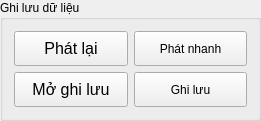
   <widget class="QCustomGroupBox" name="groupBox_4">
    <property name="geometry">
     <rect>
      <x>1650</x>
      <y>440</y>
      <width>261</width>
      <height>121</height>
     </rect>
    </property>
    <property name="title">
     <string>Ghi lưu dữ liệu</string>
    </property>
    <layout class="QGridLayout" name="gridLayout_4">
     <item row="0" column="0">
      <widget class="QCustomButton" name="toolButton_replay">
       <property name="sizePolicy">
        <sizepolicy hsizetype="Preferred" vsizetype="Preferred">
         <horstretch>0</horstretch>
         <verstretch>0</verstretch>
        </sizepolicy>
       </property>
       <property name="font">
        <font>
         <pointsize>12</pointsize>
        </font>
       </property>
       <property name="text">
        <string>Phát lại</string>
       </property>
       <property name="checkable">
        <bool>true</bool>
       </property>
      </widget>
     </item>
     <item row="1" column="0">
      <widget class="QCustomButton" name="toolButton_open_record">
       <property name="sizePolicy">
        <sizepolicy hsizetype="Preferred" vsizetype="Preferred">
         <horstretch>0</horstretch>
         <verstretch>0</verstretch>
        </sizepolicy>
       </property>
       <property name="font">
        <font>
         <pointsize>12</pointsize>
        </font>
       </property>
       <property name="text">
        <string>Mở ghi lưu</string>
       </property>
      </widget>
     </item>
     <item row="0" column="1">
      <widget class="QCustomButton" name="toolButton_replay_fast">
       <property name="sizePolicy">
        <sizepolicy hsizetype="Preferred" vsizetype="Preferred">
         <horstretch>0</horstretch>
         <verstretch>0</verstretch>
        </sizepolicy>
       </property>
       <property name="text">
        <string>Phát nhanh</string>
       </property>
       <property name="checkable">
        <bool>true</bool>
       </property>
      </widget>
     </item>
     <item row="1" column="1">
      <widget class="QCustomButton" name="toolButton_record">
       <property name="sizePolicy">
        <sizepolicy hsizetype="Preferred" vsizetype="Preferred">
         <horstretch>0</horstretch>
         <verstretch>0</verstretch>
        </sizepolicy>
       </property>
       <property name="text">
        <string>Ghi lưu</string>
       </property>
       <property name="checkable">
        <bool>true</bool>
       </property>
      </widget>
     </item>
    </layout>
   </widget>
